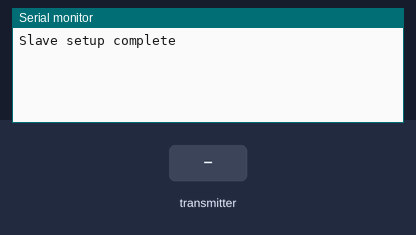
Bench run of a sketch on a simulated Seeed XIAO ESP32-S3. On the bench: the last lines printed to the serial monitor. The inputs (shaded band) are chosen by the test bench. WiFi joins after 1.5 s; servers stay silent unless stated.

Above: at 1.4 s.
1.5 s: the transmitter starts sending x1 = 0
At 1.81 s:
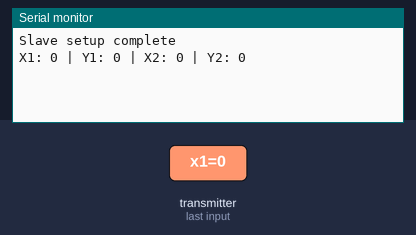
3.5 s: the transmitter starts sending y1 = 1024
At 3.81 s:
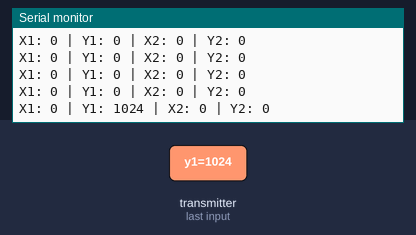
5.0 s: the transmitter starts sending x2 = 1024
At 5.31 s:
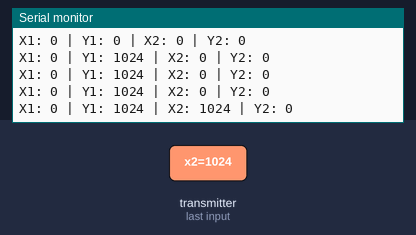
6.5 s: the transmitter starts sending y2 = 1024
At 6.81 s:
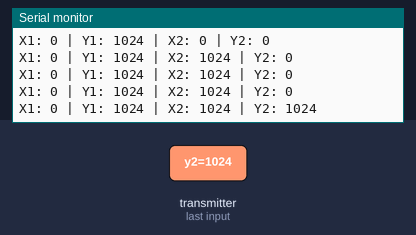
8.0 s: the transmitter starts sending x1 = 1024
At 8.31 s:
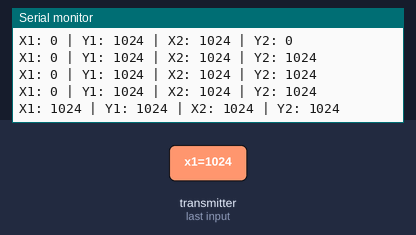
9.5 s: the transmitter starts sending y1 = 0
At 9.81 s:
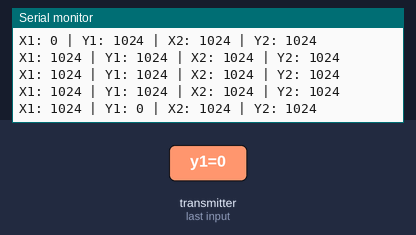

Measured:
- after the input at 1.5 s, the serial monitor: prints a new line at once (image 1)
- after the input at 3.5 s, the serial monitor: prints a new line at once (image 2)
- after the input at 5.0 s, the serial monitor: prints a new line at once (image 3)
- after the input at 6.5 s, the serial monitor: prints a new line at once (image 4)
- after the input at 8.0 s, the serial monitor: prints a new line at once (image 5)
- after the input at 9.5 s, the serial monitor: prints a new line at once (image 6)

The sketch:

slave.ino
```cpp
#include <esp_now.h>
#include <esp_wifi.h>
#include <WiFi.h>

// SLAVE: XIAO ESP32-S3

int oldx1;
int oldy1;
int oldx2;
int oldy2;

int cx1;
int cy1;
int cx2;
int cy2;

int dx1;
int dy1;
int dx2;
int dy2;

typedef struct struct_message {
  int x1;
  int y1;
  int x2;
  int y2;
} struct_message;

struct_message myData;

void OnDataRecv(const esp_now_recv_info_t *recv_info, const uint8_t *incomingData, int len) {
  memcpy(&myData, incomingData, sizeof(myData));

  oldx1 = cx1;
  oldy1 = cy1;
  oldy2 = cx2;
  oldx2 = cy2;

  cx1 = myData.x1;
  cy1 = myData.y1;
  cx2 = myData.x2;
  cy2 = myData.y2;

  Serial.print("X1: ");
  Serial.print(cx1);
  Serial.print(" | Y1: ");
  Serial.print(cy1);
  Serial.print(" | X2: ");
  Serial.print(cx2);
  Serial.print(" | Y2: ");
  Serial.println(cy2);

}

void setup() {
  Serial.begin(115200);
  delay(100);

  WiFi.mode(WIFI_STA);
  WiFi.STA.begin();

  esp_wifi_set_channel(2, WIFI_SECOND_CHAN_NONE);
  delay(100);

  if (esp_now_init() != ESP_OK) {
    Serial.println("Error initializing ESP-NOW");
    return;
  }

  esp_now_register_recv_cb(OnDataRecv);

  Serial.println("Slave setup complete");
}

void loop() {

}
```
